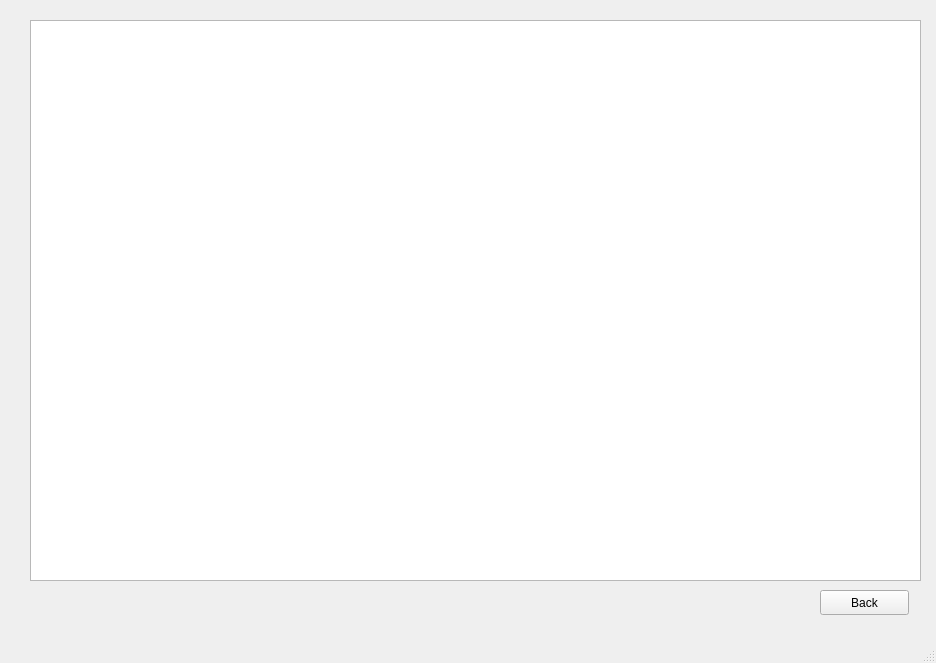
<?xml version="1.0" encoding="UTF-8"?>
<ui version="4.0">
 <class>mainwindow3</class>
 <widget class="QMainWindow" name="mainwindow3">
  <property name="geometry">
   <rect>
    <x>0</x>
    <y>0</y>
    <width>936</width>
    <height>663</height>
   </rect>
  </property>
  <property name="windowTitle">
   <string>MainWindow</string>
  </property>
  <widget class="QWidget" name="centralwidget">
   <widget class="QTableView" name="MainView">
    <property name="geometry">
     <rect>
      <x>30</x>
      <y>20</y>
      <width>891</width>
      <height>561</height>
     </rect>
    </property>
   </widget>
   <widget class="QPushButton" name="pushButton">
    <property name="geometry">
     <rect>
      <x>820</x>
      <y>590</y>
      <width>89</width>
      <height>25</height>
     </rect>
    </property>
    <property name="text">
     <string>Back</string>
    </property>
   </widget>
  </widget>
  <widget class="QMenuBar" name="menubar">
   <property name="geometry">
    <rect>
     <x>0</x>
     <y>0</y>
     <width>936</width>
     <height>28</height>
    </rect>
   </property>
  </widget>
  <widget class="QStatusBar" name="statusbar"/>
 </widget>
 <resources/>
 <connections/>
</ui>
